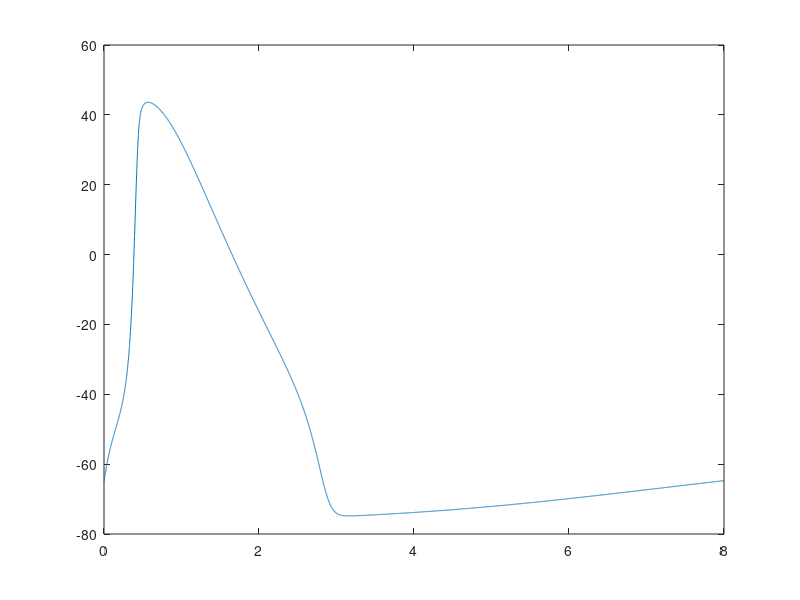

Source code (MATLAB):
%Constants
capitance = 0.1; % microfarads per centimeter squared
applied_current = 15; %nanoampheres

sodium_displacement = 50; % displacement from the equilibrium  ...
                          % potential in milllivolts
potassium_displacement = -77; % displacement from the equilibrium ...
                              % potential in milllivolts
leakage_displacement = -54.4; % displacement from the equilibrium ...
                               % potential in milllivolts

sodium_conductance = 120; % maximum conductance in millisiemens per ...
                          % centimeters squared
potassium_conductance = 36; % maximum conductance in millisiemens per ...
                            % centimeters squared
leakage_conductance = 0.3; % maximum conductance in millisiemens per ...
                           % centimeters squared                        

time = 8; % milliseconds
delta_time = .001; % milliseconds
number_iterations = time/delta_time;
time_array = zeros(1, number_iterations); % time array

an = @(voltage) (0.01 * (voltage + 55))/(1 - exp(-(voltage + 55) / 10));
     % n-gate opening rate constant in meters per second
am = @(voltage) (0.1 * (voltage + 40))/(1 - exp(-(voltage + 40) / 10));
     % m-gate opening rate constant in meters per second
ah = @(voltage) (0.07 * exp(-(voltage + 65) / 20));
     % h-gate opening rate constant in meters per second
bn = @(voltage) (0.125 * exp(-(voltage + 65) / 80));
     % n-gate closing rate constant in meters per second
bm = @(voltage) (4 * exp(-(voltage + 65) / 18));
     % m-gate closing rate constant in meters per second
bh = @(voltage) (1 / (exp(-(voltage + 35) / 10) + 1));
     % h-gate closing rate constant in meters per second

sodium_channel_current = @(voltage, n, m, h) (sodium_conductance * m^3 * ...
                         h * (voltage - sodium_displacement));
potassium_channel_current = @(voltage, n, m, h) (potassium_conductance * ...
                            n^4 * (voltage - potassium_displacement));
leakage_current = @(voltage, n, m, h) (leakage_conductance * ...
                  (voltage - leakage_displacement));

dvdt = @(voltage, n, m, h) (((1 / capitance) * ...
     (applied_current - (sodium_channel_current(voltage, n, m, h) + ...
     potassium_channel_current(voltage, n, m, h) + ...
     leakage_current(voltage, n, m, h)))));
dndt = @(voltage, n, m, h) ((an(voltage) * (1 - n) - ...
     bn(voltage) * n));
dmdt = @(voltage, n, m, h) ((am(voltage) * (1 - m) - ...
     bm(voltage) * m));
dhdt = @(voltage, n, m, h) ((ah(voltage) * (1 - h) - ...
     bh(voltage) * h));
   
% initial values
V = zeros(1, number_iterations);
V(1) = -65; % initial voltage in millivolts
m(1) = am(V(1)) / (am(V(1)) + bm(V(1))); % initial m-value
n(1) = an(V(1)) / (an(V(1)) + bn(V(1))); % initial n-value
h(1) = ah(V(1)) / (ah(V(1)) + bh(V(1))); % initial h-value
       
for i = 2:number_iterations
    time_array(i) = (i - 1) * delta_time;
    
    k1 = delta_time * dvdt(V(i - 1), n(i - 1), m(i - 1), h(i - 1));
    n1 = delta_time * dndt(V(i - 1), n(i - 1), m(i - 1), h(i - 1));
    m1 = delta_time * dmdt(V(i - 1), n(i - 1), m(i - 1), h(i - 1)); 
    h1 = delta_time * dhdt(V(i - 1), n(i - 1), m(i - 1), h(i - 1));

    k2 = delta_time * dvdt(V(i - 1) + (0.5 * k1), n(i - 1) + ...
        (0.5 * n1), m(i - 1) + (0.5 * m1), h(i - 1) + (0.5 * h1));
    n2 = delta_time * dndt(V(i - 1) + (0.5 * k1), n(i - 1) + ...
        (0.5 * n1), m(i - 1) + (0.5 * m1), h(i - 1) + (0.5 * h1));
    m2 = delta_time * dmdt(V(i - 1) + (0.5 * k1), n(i - 1) + ...
        (0.5 * n1), m(i - 1) + (0.5 * m1), h(i - 1) + (0.5 * h1));
    h2 = delta_time * dhdt(V(i - 1) + (0.5 * k1), n(i - 1) + ...
        (0.5 * n1), m(i - 1) + (0.5 * m1), h(i - 1) + (0.5 * h1));

    k3 = delta_time * dvdt(V(i - 1) + (0.5 * k2), n(i - 1) + ...
        (0.5 * n2), m(i - 1) + (0.5 * m2), h(i - 1) + (0.5 * h2));
    n3 = delta_time * dndt(V(i - 1) + (0.5 * k2), n(i - 1) + ...
        (0.5 * n2), m(i - 1) + (0.5 * m2), h(i - 1) + (0.5 * h2));
    m3 = delta_time * dmdt(V(i - 1) + (0.5 * k2), n(i - 1) + ...
        (0.5 * n2), m(i - 1) + (0.5 * m2), h(i - 1) + (0.5 * h2));
    h3 = delta_time * dhdt(V(i - 1) + (0.5 * k2), n(i - 1) + ...
        (0.5 * n2), m(i - 1) + (0.5 * m2), h(i - 1) + (0.5 * h2));
 
    k4 = delta_time * dvdt(V(i - 1) + k3, n(i - 1) + n3, m(i - 1) + m3, ...
        h(i - 1) + h3);
    n4 = delta_time * dndt(V(i - 1) + k3, n(i - 1) + n3, m(i - 1) + m3, ...
        h(i - 1) + h3);
    m4 = delta_time * dmdt(V(i - 1) + k3, n(i - 1) + n3, m(i - 1) + m3, ...
        h(i - 1) + h3);
    h4 = delta_time * dhdt(V(i - 1) + k3, n(i - 1) + n3, m(i - 1) + m3, ...
        h(i - 1) + h3);

    V(i) = V(i - 1) + 1 / 6 * (k1 + 2 * k2 + 2 * k3 + k4);
    n(i) = n(i - 1) + 1 / 6 * (n1 + 2 * n2 + 2 * n3 + n4);
    m(i) = m(i - 1) + 1 / 6 * (m1 + 2 * m2 + 2 * m3 + m4);
    h(i) = h(i - 1) + 1 / 6 * (h1 + 2 * h2 + 2 * h3 + h4);
end

figure()
plot(time_array, V)

